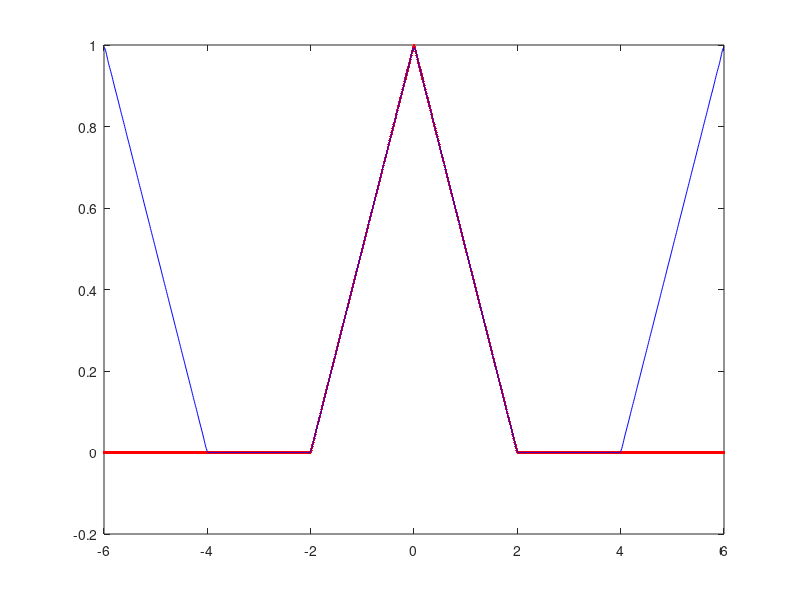

This chart was generated by the following MATLAB code:
%% szereg fouriera
close all; clear all; clc;
x=-6:0.01:6;
fx=1.0*(abs(x)<=1);
FX=ones(size(x))/2;
for n=1:20 %mozna zmieniac np zamiast 20 to 2 lub 200
    an=2*sin(n*pi/2)/(n*pi); %musi byc nawias
    FX=FX+an*cos(n*pi*x/2);
end
plot(x,fx,'.r',x,FX,'b');
 
%% szereg fouriera
close all; clear all; clc;
x=-6:0.01:6;
fx=(1-abs(x)/2).*(abs(x)<=2);
FX=ones(size(x))/3;
for n=1:50 %mozna zmieniac np zamiast 20 to 2 lub 200
    an=3*(1-cos(2*n*pi/3))/(n*n*pi*pi); %musi byc nawias
    FX=FX+an*cos(n*pi*x/3);
end
plot(x,fx,'.r',x,FX,'b');